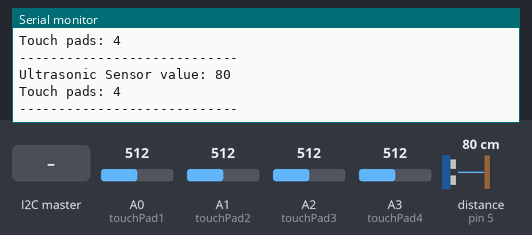
The sketch below on a simulated Arduino Uno, built with avr-gcc and run on an emulated ATmega328P. On the bench: the last lines printed to the serial monitor. Wiring (inferred from the names in the program): ultrasonic range finder: trigger pin 4; echo pin 5. The test bench sets the inputs (shaded band); at power-on: distance to the obstacle (sensor on pin 5) 80 cm, A0 (touchPad1) = 512, A1 (touchPad2) = 512, A2 (touchPad3) = 512, A3 (touchPad4) = 512. The echo pulse lasts 58.3 µs per cm.

Above: at 1.2 s.
1.3 s: distance to the obstacle (sensor on pin 5) set to 2 cm
At 2.6 s:
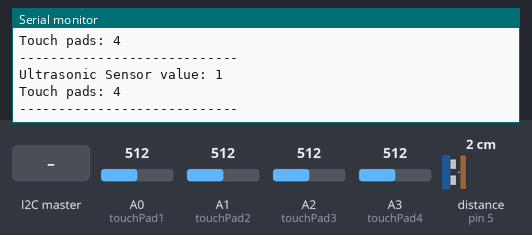
2.8 s: A0 (touchPad1) set to 40
At 3.8 s:
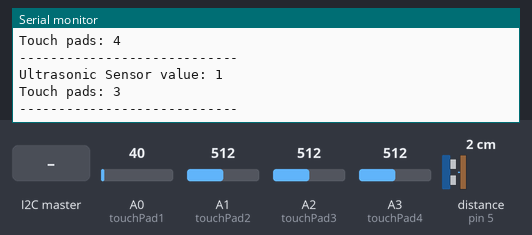
4.3 s: A1 (touchPad2) set to 40
At 5.6 s:
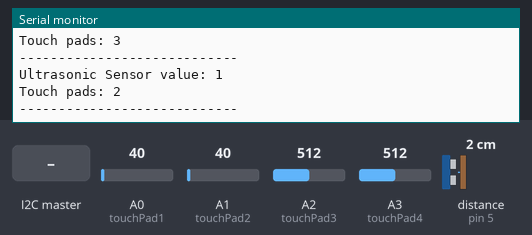
5.8 s: A2 (touchPad3) set to 40
At 6.9 s:
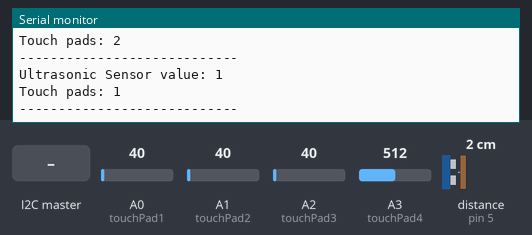
7.3 s: A3 (touchPad4) set to 40
At 8.6 s:
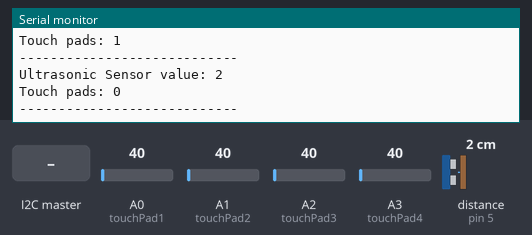
8.8 s: the I2C master sends "o"
At 9.01 s:
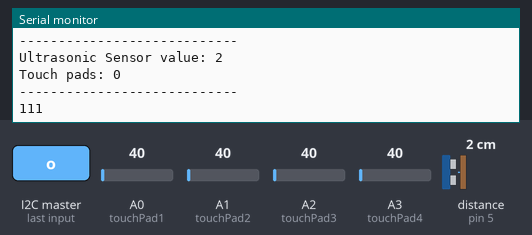
Timing chart, 0 to 11.3 s (numbered marks = the images above; inputs shaded):
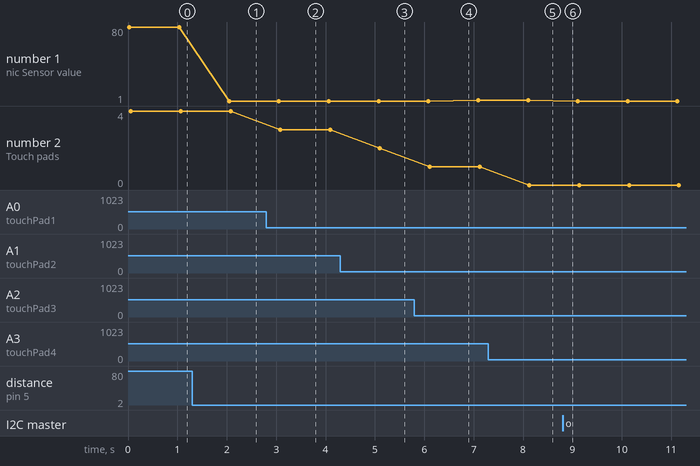

Measured:
- after the input at 1.3 s, the serial monitor: prints a new line after 0.75 s (image 1)
- after the input at 2.8 s, the serial monitor: prints a new line after 0.28 s (image 2)
- after the input at 4.3 s, the serial monitor: prints a new line after 0.80 s (image 3)
- after the input at 5.8 s, the serial monitor: prints a new line after 0.31 s (image 4)
- after the input at 7.3 s, the serial monitor: prints a new line after 0.83 s (image 5)
- after the input at 8.8 s, the serial monitor: prints a new line at once (image 6)
- plotted number 1: 80 → 1 after the input at 1.3 s
- plotted number 2: 4 → 3 after the input at 2.8 s, 3 → 2 after the input at 4.3 s, 1 → 0 after the input at 7.3 s

The sketch:

arduino-tank-code.ino
```cpp
/*
 * Projecr Name : IOT based water level indicator
 * Project repository link : https://github.com/sashuu6/CET-MCA-S5-MiniProject-IOT_based_Water_Level_Indicator
 * File name: arduino-tank-code.ino
 * Author : Sashwat K
 * Created on : 10 Oct 2019
 * Last updated : 17 Oct 2019
 * Microcontroller: Atmega 328p
 * Pins used: Ultrasonic sensor:  Trigger pin - 4
 *                                echo pin - 5
 *            Touch pads(5 nos):  A0,A1,A2,A3
 */

// Header files
#include <Wire.h> // For I2C communication
#define SLAVE_ADDRESS 0x05 // Slave address for valve control arduino uno

/*************************************************/
/*************************************************/
// Class defined to handle water Level in the tank
/*************************************************/
/*************************************************/
class waterLevelDetection {
  private:
            int ultrasonicSensorTriggerPin = 4; // Ultrasonic sensor - trigger - digital pin 4
            int ultasonicSensorEchoPin = 5; // Ultrasonic sensor - echo - digital pin 5
            long durationForPulse; // Store duration from sending a pulse to receiving it
            long waterLevelDistance; // Stores the distance between water and sensor in cm
            // 5 touch pad pins
            int touchPad1 = A0; // analog pin 0
            int touchPad2 = A1; // analog pin 1
            int touchPad3 = A2; // analog pin 2
            int touchPad4 = A3; // analog pin 3
  public:
            void ultraSonicInitialisation(); // Function to initialise the pins
            long waterLevelUltrasonicSensor(); // Function returns the water to sensor distance in cm
            int touchPadCount(); // Function that outputs the number of touch pads touching the water
 };

/***************************************************/
// Function to initialise the sensor pins at setup()
/***************************************************/
void waterLevelDetection::ultraSonicInitialisation() {
  // Ultrasonic sensor
  pinMode(ultrasonicSensorTriggerPin, OUTPUT);
  pinMode(ultasonicSensorEchoPin, INPUT);
  // Touch pads (5 nos)
  pinMode(touchPad1, INPUT);
  pinMode(touchPad2, INPUT);
  pinMode(touchPad3, INPUT);
  pinMode(touchPad4, INPUT);
}

/********************************************************/
// Function to detect water level from ultrasonic sensor
/********************************************************/
long waterLevelDetection::waterLevelUltrasonicSensor() {
  digitalWrite(ultrasonicSensorTriggerPin, LOW);
  delayMicroseconds(2);
  digitalWrite(ultrasonicSensorTriggerPin, HIGH);
  delayMicroseconds(10);
  digitalWrite(ultrasonicSensorTriggerPin, LOW);
  durationForPulse = pulseIn(ultasonicSensorEchoPin, HIGH);
  waterLevelDistance = durationForPulse / 29 / 2;
  return waterLevelDistance;
}

/**********************************************************/
// Function to give the count of sensors touching the water
/**********************************************************/
int waterLevelDetection::touchPadCount() {
  int touchpadValue1 = analogRead(touchPad1); // Value of touchpad1
  int touchpadValue2 = analogRead(touchPad2); // Value of touchpad2
  int touchpadValue3 = analogRead(touchPad3); // Value of touchpad3
  int touchpadValue4 = analogRead(touchPad4); // Value of touchpad4
  int LEDCounter = 0; // Count the number of LED
  if (touchpadValue1 >= 50) { // Checks if touch pad 1 is connected or not
    LEDCounter++;
  }
  if (touchpadValue2 >= 50) { // Checks if touch pad 2 is connected or not
    LEDCounter++;
  }
  if (touchpadValue3 >= 50) { // Checks if touch pad 3 is connected or not
    LEDCounter++;
  }
  if (touchpadValue4 >= 50) { // Checks if touch pad 4 is connected or not
    LEDCounter++;
  }
  return LEDCounter;
}

waterLevelDetection waterLevel; // Class waterLevelDetection's object

int lastRequest,valueToSend,WD,TPC;

void setup() {
  // put your setup code here, to run once:
  Serial.begin(9600);
  Wire.begin(SLAVE_ADDRESS);
  Serial.println("Arduino Tank Code:-");
  waterLevel.ultraSonicInitialisation();
  Wire.onRequest(sendValue);
  Wire.onReceive(receiveEvent);
}

void loop() {
  // put your main code here, to run repeatedly:

  // Ultrasonic sensor
  WD = waterLevel.waterLevelUltrasonicSensor();
  Serial.print("Ultrasonic Sensor value: ");Serial.println(WD);

  // Touch pads (5 nos)
  TPC = waterLevel.touchPadCount();
  Serial.print("Touch pads: ");Serial.println(TPC);

  Serial.println("----------------------------");
  delay(1000);
}

void sendValue() {
    Wire.write(valueToSend);
}

void receiveEvent() {
  int lastRequest = Wire.read();
  if(lastRequest==111)
  {
    valueToSend=TPC;
  }
  else if(lastRequest==222)
  {
    valueToSend=WD;
  }// receive byte as an integer
  Serial.println(lastRequest);
}
```
